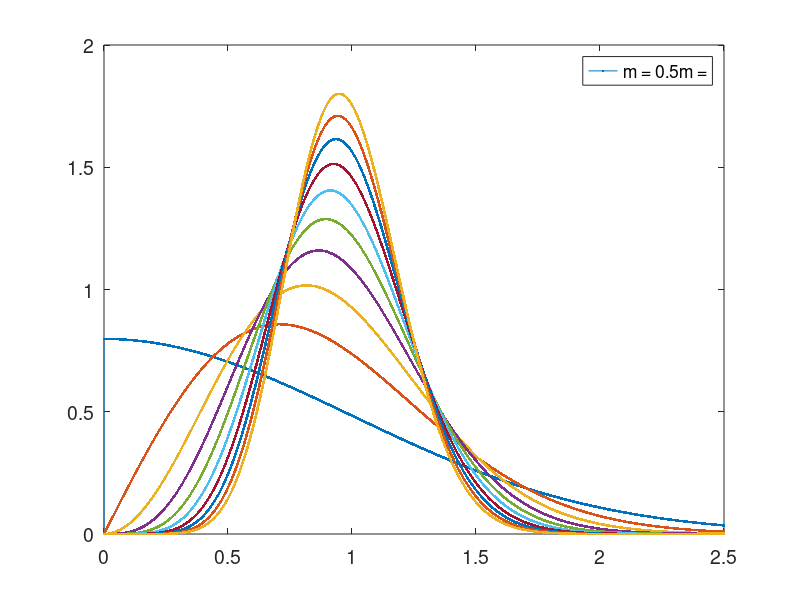

Recreate this plot in MATLAB. (Note: this script raises an error after producing the figure.)
clear all;

z = [0:0.0001:2.5];
Pr = 1;
y = zeros(size(z));
b = zeros(10);
b = ["m = 0.5", "m = 1.0", "m = 1.5", "m = 2.0", ...
    "m = 2.5", "m = 3.0", "m = 3.5", "m = 4.0", ...
    "m = 4.5", "m = 5.0"];

for i = 1:10
m = i / 2;
y = (2 *(m^m) .* z.^(2*m-1)) ./(gamma(m) * Pr^m) .* exp(-m .* z.^2 / Pr);
y(1) = 0;
y(z <= 0) = 0; %additional constraint
plot(z,y,'Marker','.')
hold on
leg = legend(b(1:i))
end 
set(gca,'FontSize',14)
leg.FontSize = 14;
ylabel("f(z)",'FontSize',15)
xlabel("z",'FontSize',15)
grid on
title("Nakagami-m PDF, P_r = 1","FontSize",16)